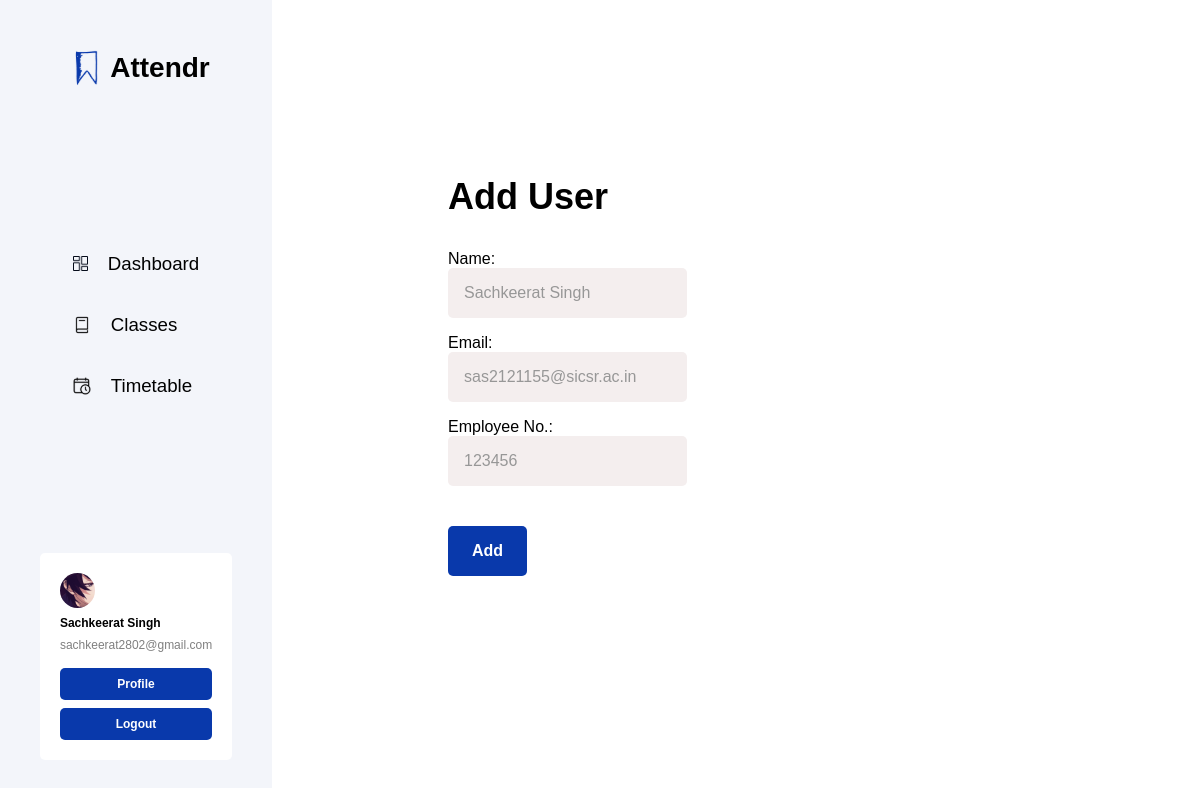
Page /users/add/ (signed in) on the committed database.
### users/models.py (models this page shows, shortened)
class StaffProfile(models.Model):
    user = models.OneToOneField(
        User, on_delete=models.CASCADE)
    empno = models.IntegerField(unique=True)
    name = models.CharField(max_length=100)
    email = models.EmailField(max_length=254, unique=True)
    phone = models.IntegerField(null=True, blank=True)
    image = models.ImageField(
        upload_to='profiles/', default='profiles/default.jpeg', blank=True, null=True)
    bio = models.TextField(max_length=500, blank=True, null=True)
    last_login = models.DateTimeField(auto_now_add=True)
    id = models.UUIDField(default=uuid.uuid4, unique=True,
                          editable=False, primary_key=True)
    created = models.DateTimeField(auto_now_add=True)

### authentication/models.py (models this page shows, shortened)
class User(AbstractBaseUser, PermissionsMixin):
    email = models.EmailField(max_length=254, unique=True)
    name = models.CharField(max_length=254)
    is_staff = models.BooleanField(default=False)
    is_superuser = models.BooleanField(default=False)
    is_active = models.BooleanField(default=True)
    uid = models.IntegerField(unique=True)
    id = models.UUIDField(default=uuid.uuid4, unique=True,
                          primary_key=True, editable=False)
    created = models.DateTimeField(auto_now_add=True)
    USERNAME_FIELD = 'email'
    EMAIL_FIELD = 'email'
    REQUIRED_FIELDS = ['name', ]
    objects = UserManager()

### users/views.py (the view, shortened to what this page needs)
# urls.py: path('add/', views.add_user, name="add_user"),
@login_required(login_url='login')
@user_passes_test(lambda user: user.is_superuser, login_url="index")
def add_user(request):
    profile = StaffProfile.objects.get(user=request.user)
    form = RegisterStaffCreationForm()
    context = {'form': form, 'profile': profile}
    return render(request, 'users/add_user.html', context)

### authentication/forms.py
class RegisterStaffCreationForm(ModelForm):
    uid = forms.IntegerField(label='Employee No.')
    class Meta:
        model = User
        fields = ['name', 'email', 'uid']
        labels = {
            'name': 'Name',
            'email': 'Email',
            'uid': 'Employee No.',
        }
    def __init__(self, *args, **kwargs):
        super(RegisterStaffCreationForm, self).__init__(*args, **kwargs)
        self.fields['name'].widget.attrs['placeholder'] = "Sachkeerat Singh"
        self.fields['email'].widget.attrs['placeholder'] = "sas2121155@sicsr.ac.in"
        self.fields['uid'].widget.attrs['placeholder'] = "123456"
        for name, field in self.fields.items():
            field.widget.attrs.update({'class': 'registration-input'})

### users/templates/users/add_user.html (shortened to what this page needs)
{% extends 'base.html' %}
{% load static %}
{% block content %}
<main class="page-main">
    {% include 'navside.html' %}
    <div class="page-hero std-hero flow-content flex">
        <h1 class="h2 fw-bold">Add User</h1>
        <form class="std-form flow-content" action="{% url 'add_user' %}" method="POST">
            {% for field in form %}
            <div>
                <label class="field-label">{{field.label}}:</label>
                {{field}}
            </div>
            {% endfor %}
            <input class="btn forward-btn mtop-48" type="submit" value="Add">
        </form>
    </div>
</main>
{% endblock content %}

### templates/navside.html (shortened to what this page needs)
{% load static %}
<aside class="nav-aside">
    <nav class="nav-box flow-content flex">
        <div class="nav-logo logo">
            <img class="nav-logo__img" src="{% static 'images/assets/logo.svg' %}" alt="logo (a blue bookmark icon)">
            <h2 class="nav-logo__text">Attendr</h2>
        </div>
        <ul class="nav-list flex">
            <li><a class="nav-list__link" href="{% url 'index' %}">
                    <div class="nav-item flex">
                        <img src="{% static 'images/assets/dashboard.svg' %}" alt="dashboard icon">
                        <h3 class="nav-item__text">Dashboard</h3>
                    </div>
                </a></li>
            <li><a class="nav-list__link" href="{% url 'classes' %}">
                    <div class="nav-item flex">
                        <img src="{% static 'images/assets/classes.svg' %}" alt="a book icon">
                        <h3 class="nav-item__text">Classes</h3>
                    </div>
                </a></li>
            <li><a class="nav-list__link" href="{% url 'timetable' %}">
                    <div class="nav-item flex">
                        <img src="{% static 'images/assets/timetable.svg' %}" alt="a calendar icon">
                        <h3 class="nav-item__text">Timetable</h3>
                    </div>
                </a></li>
        </ul>
        <div class="nav-profile">
            <div class="nav-profile__details flow-content">
                <img class="nav-profile__img" src="{{profile.image.url}}">
                <h6 class="nav-profile__name fw-bold">{{request.user.name}}</h6>
                <p class="nav-profile__email clr-black-50">{{request.user.email}}</p>
            </div>
            <div class="nav-profile__buttons flow-content">
                <a class="btn forward-btn nav-btn" href="{% url 'user' request.user.uid %}">Profile</a>
                <a class="btn forward-btn nav-btn" href="{% url 'logout' %}">Logout</a>
            </div>
        </div>
    </nav>
</aside>
<div class="nav-button"></div>

### rows in the picture
StaffProfile: image (picture)
User: user.name "Sachkeerat Singh", user.email "sachkeerat2802@gmail.com"

### other values in the picture
{{ field.label }} "Name" "Email" "Employee No."
